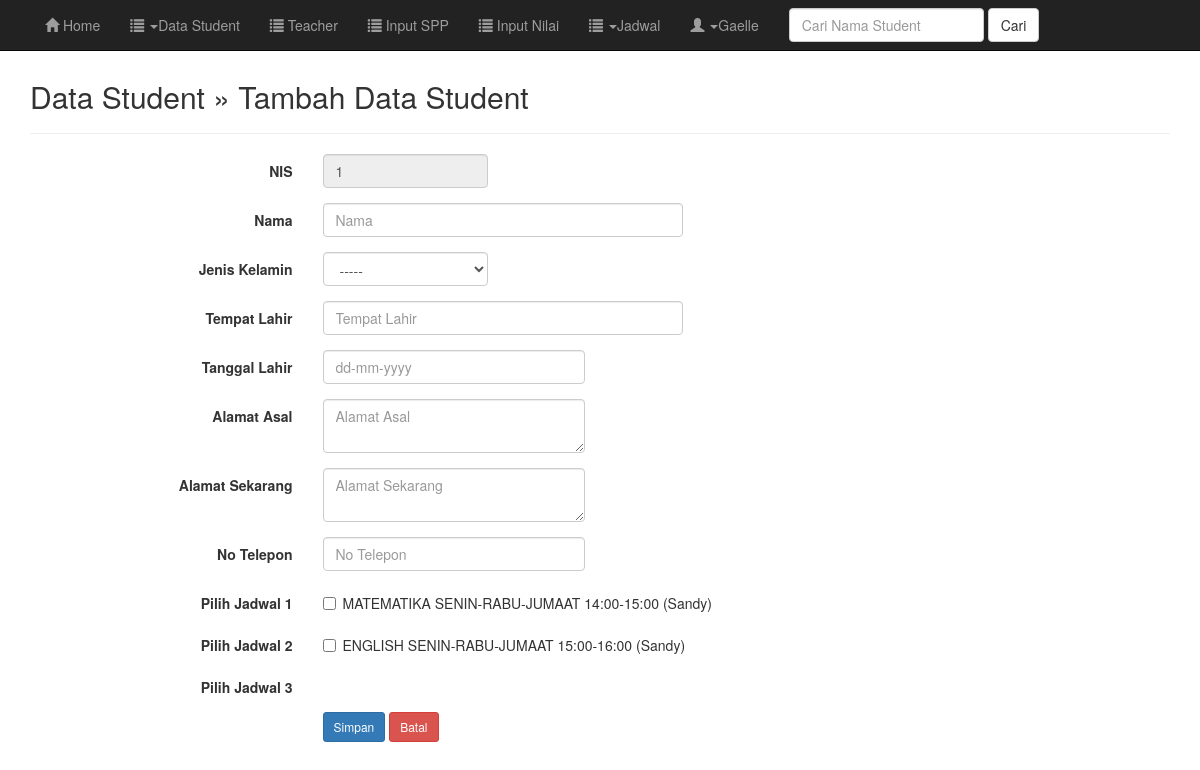
The app's page /tambah.php (signed in) with its own data.
### tables this page shows
CREATE TABLE IF NOT EXISTS `users` (
  `id` int(50) NOT NULL AUTO_INCREMENT,
  `nama_users` varchar(255) NOT NULL,
  `username` varchar(255) NOT NULL,
  `password` varchar(255) NOT NULL,
  `akses` varchar(255) NOT NULL,
  PRIMARY KEY (`id`)
);

CREATE TABLE IF NOT EXISTS `mahasiswa` (
  `nim` varchar(10) NOT NULL,
  `nama` varchar(50) NOT NULL,
  `jenis_kelamin` text NOT NULL,
  `tempat_lahir` varchar(30) NOT NULL,
  `tanggal_lahir` varchar(30) NOT NULL,
  `alamat_asal` varchar(80) NOT NULL,
  `alamat_sekarang` varchar(80) NOT NULL,
  `no_telepon` varchar(10) NOT NULL,
  `jadwal_1` varchar(255) NOT NULL,
  PRIMARY KEY (`nim`)
);

CREATE TABLE IF NOT EXISTS `jadwal` (
  `id` int(50) NOT NULL AUTO_INCREMENT,
  `kode_jadwal` varchar(255) NOT NULL,
  `kode_pelajaran` varchar(255) NOT NULL,
  `nama_pelajaran` varchar(255) NOT NULL,
  `id_guru` varchar(255) NOT NULL,
  `hari` varchar(255) NOT NULL,
  `jam` varchar(255) NOT NULL,
  PRIMARY KEY (`id`)
);

### tambah.php (the view, shortened to what this page needs)
<?php
include("header.php");
include("koneksi.php");
?>
	<div class="container">
		<div class="content">
			<h2>Data Student &raquo; Tambah Data Student</h2>
			<hr />
			<form class="form-horizontal" action="" method="post">
				<div class="form-group">
					<?php
					$sql = mysqli_query($koneksi, "SELECT nim FROM mahasiswa ORDER BY nim DESC");
					$row = mysqli_fetch_assoc($sql)
					?>
					<label class="col-sm-3 control-label">NIS</label>
					<div class="col-sm-2">
						<input type="text" value="<?php echo $row['nim'] + 1; ?>" name="nim" class="form-control" placeholder="nis" readonly required>
					</div>
				</div>
				<div class="form-group">
					<label class="col-sm-3 control-label">Nama</label>
					<div class="col-sm-4">
						<input type="text" name="nama" class="form-control" placeholder="Nama" required>
					</div>
				</div>
				<div class="form-group">
					<label class="col-sm-3 control-label">Jenis Kelamin</label>
					<div class="col-sm-2">
						<select name="jenis_kelamin" class="form-control" required>
							<option value=""> ----- </option>
						</select>
					</div>
				</div>
				<div class="form-group">
					<label class="col-sm-3 control-label">Tempat Lahir</label>
					<div class="col-sm-4">
						<input type="text" name="tempat_lahir" class="form-control" placeholder="Tempat Lahir" required>
					</div>
				</div>
				<div class="form-group">
					<label class="col-sm-3 control-label">Tanggal Lahir</label>
					<div class="col-sm-3">
						<input type="text" id="date" name="tanggal_lahir" class="input-group datepicker form-control" date="" data-date-format="dd-mm-yyyy" placeholder="dd-mm-yyyy" required>
					</div>
				</div>
				<div class="form-group">
					<label class="col-sm-3 control-label">Alamat Asal</label>
					<div class="col-sm-3">
						<textarea name="alamat_asal" class="form-control" placeholder="Alamat Asal"></textarea>
					</div>
				</div>
				<div class="form-group">
					<label class="col-sm-3 control-label">Alamat Sekarang</label>
					<div class="col-sm-3">
						<textarea name="alamat_sekarang" class="form-control" placeholder="Alamat Sekarang"></textarea>
					</div>
				</div>
				<div class="form-group">
					<label class="col-sm-3 control-label">No Telepon</label>
					<div class="col-sm-3">
						<input type="number" name="no_telepon" class="form-control" placeholder="No Telepon" required>
					</div>
				</div>
				<div class="form-group">
					<label class="col-sm-3 control-label">Pilih Jadwal 1</label>
					<div class="col-sm-7">
						<?php
						$sql = mysqli_query($koneksi, "SELECT a.*, b.nama_users
														FROM jadwal a
														LEFT JOIN users b
														ON a.id_guru=b.id WHERE nama_pelajaran='MATEMATIKA'");
						?>
						<?php
						  while($row = mysqli_fetch_assoc($sql)){
						?>
							<div class="checkbox">
							  <label><input name="jadwal1" type="checkbox" value="<?php echo $row['kode_jadwal'];?>"><?php echo $row['nama_pelajaran'];?> <?php echo $row['hari']; ?> <?php echo $row['jam']; ?> (<?php echo $row['nama_users']; ?>)</label>
							</div>
						<?php
						  }
						?>
					</div>
				</div>
				<div class="form-group">
					<label class="col-sm-3 control-label">Pilih Jadwal 2</label>
					<div class="col-sm-7">
						<?php
						$sql = mysqli_query($koneksi, "SELECT a.*, b.nama_users
														FROM jadwal a
														LEFT JOIN users b
														ON a.id_guru=b.id WHERE nama_pelajaran='ENGLISH'");
						?>
						<?php
						  while($row = mysqli_fetch_assoc($sql)){
						?>
							<div class="checkbox">
							  <label><input name="jadwal2" type="checkbox" value="<?php echo $row['kode_jadwal'];?>"><?php echo $row['nama_pelajaran'];?> <?php echo $row['hari']; ?> <?php echo $row['jam']; ?> (<?php echo $row['nama_users']; ?>)</label>
							</div>
						<?php
						  }
						?>
					</div>
				</div>
				<div class="form-group">
					<label class="col-sm-3 control-label">Pilih Jadwal 3</label>
					<div class="col-sm-7">
					</div>
				</div>
				<div class="form-group">
					<label class="col-sm-3 control-label">&nbsp;</label>
					<div class="col-sm-6">
						<input type="submit" name="add" class="btn btn-sm btn-primary" value="Simpan" data-toggle="tooltip" title="Simpan Data mahasiswa">
						<a href="home.php" class="btn btn-sm btn-danger" data-toggle="tooltip" title="Batal">Batal</a>
					</div>
				</div>
			</form>
		</div>
	</div>
<?php
include("footer.php");
?>

### header.php (shortened to what this page needs)
<?php require_once 'core.php'; ?>
<?php
$id = $_SESSION['id'];
$sql = "SELECT * FROM users WHERE id = {$id}";
$query = $koneksi->query($sql);
$result = $query->fetch_assoc();
?>
<!DOCTYPE html>
<html lang="id">
  <head>
    <link href="css/bootstrap.min.css" rel="stylesheet">
	<link href="css/bootstrap-datepicker.css" rel="stylesheet">
	<link href="https://maxcdn.bootsrapcdn.com/bootstrap/3.3.6/css/bootstrap.min.css" rel="stylesheet">
    <link href="style.css" rel="stylesheet">
  </head>
<body>
	<nav class="navbar navbar-inverse navbar-fixed-top">
	  <div class="container">
		<div class="collapse navbar-collapse" id="myNavbar">
		<ul class="nav navbar-nav">
		<?php
		if($result['akses'] == 'Teacher')
		{
		?>
			<li><a href="home.php"><span class="glyphicon glyphicon-home"></span> Home</a></li>
			<li><a href="data.php" data-toggle="tooltip" data-placement="bottom" title="Lihat Data Student"><span class="glyphicon glyphicon-list"></span> Data Student</a></li>
			<li><a href="input_nilai.php" data-toggle="tooltip" data-placement="bottom" title="Input Nilai" ><span class="glyphicon glyphicon-list"></span> Input Nilai</a></li>
			<li><a href="jadwal.php" data-toggle="tooltip" data-placement="bottom" title="Lihat Data Jadwal"><span class="glyphicon glyphicon-list"></span> Jadwal</a></li>
			<li class="dropdown" id="navSetting">
			  <a href="#" class="dropdown-toggle" data-toggle="dropdown" role="button" aria-haspopup="true" aria-expanded="false"> <i class="glyphicon glyphicon-user"></i> <span class="caret"></span><?php echo $result['nama_users']; ?></a>
			  <ul class="dropdown-menu">
				<li><a href="cpassword.php" data-toggle="tooltip" data-placement="bottom" title="Change Password" ><span class="glyphicon glyphicon-wrench"></span> Change  Password</a></li>
				<li id="topNavLogout"><a href="logout.php"> <i class="glyphicon glyphicon-log-out"></i> Logout</a></li>
			  </ul>
			</li>
		<?php
		}
		else if($result['akses'] == 'Kepalasekolah')
		{
		echo '
			<li><a href="home.php"><span class="glyphicon glyphicon-home"></span> Home</a></li>
			<li class="dropdown" id="navSetting">
			  <a href="#" class="dropdown-toggle" data-toggle="dropdown" role="button" aria-haspopup="true" aria-expanded="false"> <i class="glyphicon glyphicon-list"></i> <span class="caret"></span>Data Student</a>
			</li>
			<li><a href="datateacher.php" data-toggle="tooltip" data-placement="bottom" title="Lihat Data Teacher"><span class="glyphicon glyphicon-list"></span> Teacher</a></li>
		    <li><a href="input_spp.php" data-toggle="tooltip" data-placement="bottom" title="Input SPP" ><span class="glyphicon glyphicon-list"></span> Input SPP</a></li>
			<li><a href="input_nilai.php" data-toggle="tooltip" data-placement="bottom" title="Input Nilai" ><span class="glyphicon glyphicon-list"></span> Input Nilai</a></li>
			<li class="dropdown" id="navSetting">
			  <a href="#" class="dropdown-toggle" data-toggle="dropdown" role="button" aria-haspopup="true" aria-expanded="false"> <i class="glyphicon glyphicon-list"></i> <span class="caret"></span>Jadwal</a>
			</li>
			<li class="dropdown" id="navSetting">
			  <a href="#" class="dropdown-toggle" data-toggle="dropdown" role="button" aria-haspopup="true" aria-expanded="false"> <i class="glyphicon glyphicon-user"></i> <span class="caret"></span>'.$result['nama_users'].'</a>
			</li>
		';
		}
	?>
		  </ul>
			<form name="cari" method="post" action="cari.php" role="search" class="navbar-form navbar-left">
				<div class="form-group">
					<input type="text" name="carinama" placeholder="Cari Nama Student" class="form-control">
				</div>
				<button type="submit" name="submit" id="submit" value="search" class="btn btn-default" data-toggle="tooltip" data-placement="bottom" title="Cari Data Student">Cari</button>
			</form>
		</div>
	  </div>
	</nav>

### style.css (style rules this page uses)
.content { margin-top: 80px; }

### records on screen
users: nama_users "Gaelle"
mahasiswa: nim "1"
jadwal: nama_pelajaran "MATEMATIKA", hari "SENIN-RABU-JUMAAT", jam "14:00-15:00", users.nama_users "Sandy"
jadwal: nama_pelajaran "ENGLISH", hari "SENIN-RABU-JUMAAT", jam "15:00-16:00", users.nama_users "Sandy"
